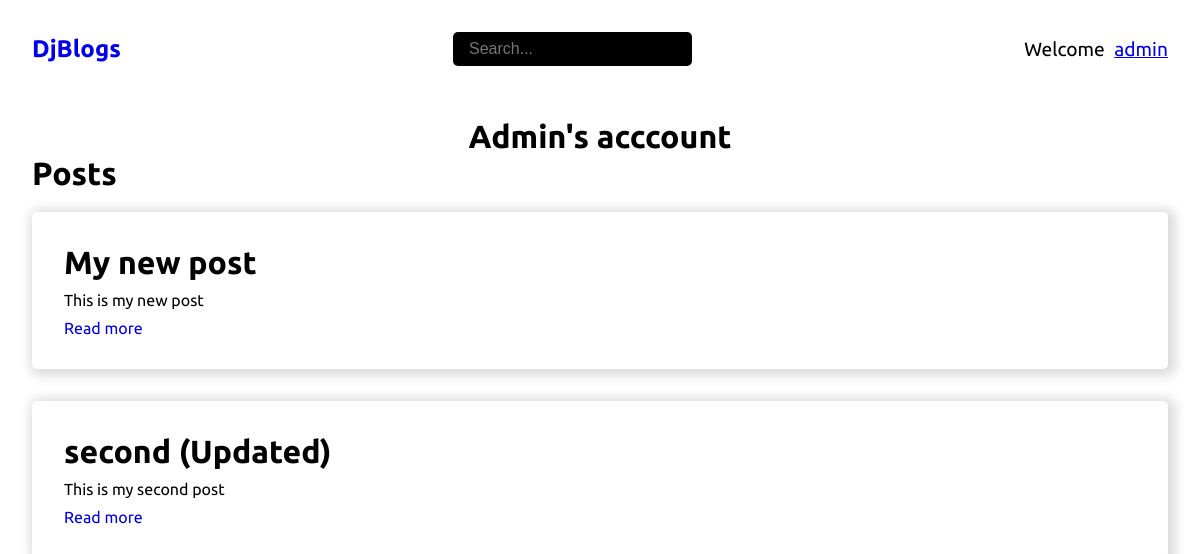
Screenshot of /my_account/ (signed in) with the database file from the repository.
### base/models.py (models this page shows, shortened)
class Post(models.Model):
    title = models.CharField(max_length=100)
    body = models.TextField()
    author = models.ForeignKey(User, on_delete=models.CASCADE)
    created = models.DateTimeField(auto_now_add=True)
    updated = models.DateTimeField(auto_now=True)
    class Meta:
        ordering = ["-created"]

### base/views.py (the view)
# urls.py: path("my_account/", views.myAccount, name="my_account")
@login_required(login_url="login")
def myAccount(request):
    user = request.user
    user_posts = Post.objects.filter(author=user)
    context = {"posts":user_posts}
    context["capitalize_username"] = request.user.username.capitalize()
    return render(request, "my_account.html", context)

### templates/my_account.html
{% extends 'base.html' %}
{% block content %}
<h1 class="text-center mt-2">{{capitalize_username}}'s acccount</h1>
<div class="container account-container">
  <div class="account-posts">
    <h1 class="mb-2">Posts</h1>
    <div class="posts-wrapper">
      {% include "components/posts.html" %}
    </div>
  </div>
</div>
{% endblock content %}

### templates/navbar.html (shortened to what this page needs)
<nav>
    <div class="logo">
        <h1><a href="/">DjBlogs</a></h1>
    </div>
    <form action="" method="GET" class="search">
        <input type="text" name="search" placeholder="Search...">
    </form>
    <ul class="navigation">
        {% if request.user.is_authenticated %}
            <li class="nav-item font-1x">Welcome <a href="/" class="text-underline user-btn">{{request.user.username}}</a></li>
        {% else %}
            <li class="nav-item"><a href="{% url 'login' %}" class="font-1x">Login</a></li>
            <li class="nav-item ml-2"><a href="{% url 'register' %}" class="font-1x">Signup</a></li>
        {% endif %}
    </ul>
</nav>

### templates/components/posts.html
{% for post in posts %}
<div class="blog">
  <h1>{{post.title}}</h1>
  <p>{{post.body}}</p>
  <a href="{% url 'post_detail' post.id %}">Read more</a>
</div>
{% empty %}
  <h1>No posts to show</h1>
{% endfor %}

### static/css/styles.css (style rules this page uses)
* { margin: 0; padding: 0; box-sizing: border-box; }
html { overflow: hidden; }
body { font-family: 'Ubuntu', sans-serif; overflow: hidden; }
a { text-decoration: none; }
li { list-style-type: none; }
.mt-2 { margin-top: 20px; }
.mb-2 { margin-bottom: 20px; }
.font-1x { font-size: 1.2rem; }
.text-underline { text-decoration: underline; }
.container { padding: 0 2rem; padding-bottom: 10px; }
.text-center { text-align: center; }
nav { display: flex; justify-content: space-between; align-items: center; position: relative; padding: 2rem; }
.search input { padding: 0.5rem 1rem; border: none; outline: none; background-color: black; color: white; border-radius: 5px; font-size: 1rem; }
nav .navigation { display: flex; align-items: center; }
.blog { box-shadow: 3px 2px 11px 5px gainsboro; padding: 2rem; border-radius: 5px; margin-top: 2rem; }
.blog:first-child { margin-top: 10px; }
.blog a { transition: all 0.3s; }
.blog p { margin: 10px 0; }
.user-btn { margin-left: 5px; }

### rows the page displays
Post: title "My new post", body "This is my new post"
Post: title "second (Updated)", body "This is my second post"

### other values shown
{{ request.user.username }} "admin"
{{ capitalize_username }} "Admin"
